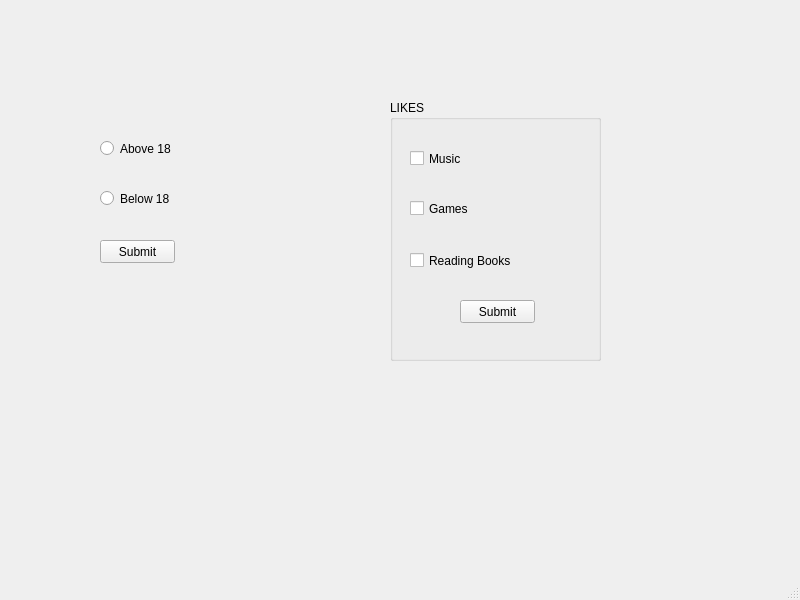
<?xml version="1.0" encoding="UTF-8"?>
<ui version="4.0">
 <class>MainWindow</class>
 <widget class="QMainWindow" name="MainWindow">
  <property name="geometry">
   <rect>
    <x>0</x>
    <y>0</y>
    <width>800</width>
    <height>600</height>
   </rect>
  </property>
  <property name="windowTitle">
   <string>MainWindow</string>
  </property>
  <widget class="QWidget" name="centralwidget">
   <widget class="QRadioButton" name="radioButton_1">
    <property name="geometry">
     <rect>
      <x>100</x>
      <y>140</y>
      <width>82</width>
      <height>17</height>
     </rect>
    </property>
    <property name="text">
     <string>Above 18</string>
    </property>
   </widget>
   <widget class="QRadioButton" name="radioButton_2">
    <property name="geometry">
     <rect>
      <x>100</x>
      <y>190</y>
      <width>82</width>
      <height>17</height>
     </rect>
    </property>
    <property name="text">
     <string>Below 18</string>
    </property>
   </widget>
   <widget class="QPushButton" name="pushButton_1">
    <property name="geometry">
     <rect>
      <x>100</x>
      <y>240</y>
      <width>75</width>
      <height>23</height>
     </rect>
    </property>
    <property name="text">
     <string>Submit</string>
    </property>
   </widget>
   <widget class="QGroupBox" name="groupBox_2">
    <property name="geometry">
     <rect>
      <x>390</x>
      <y>100</y>
      <width>211</width>
      <height>261</height>
     </rect>
    </property>
    <property name="title">
     <string>LIKES</string>
    </property>
    <widget class="QCheckBox" name="checkBox_1">
     <property name="geometry">
      <rect>
       <x>20</x>
       <y>50</y>
       <width>70</width>
       <height>17</height>
      </rect>
     </property>
     <property name="text">
      <string>Music</string>
     </property>
    </widget>
    <widget class="QCheckBox" name="checkBox_2">
     <property name="geometry">
      <rect>
       <x>20</x>
       <y>100</y>
       <width>70</width>
       <height>17</height>
      </rect>
     </property>
     <property name="text">
      <string>Games</string>
     </property>
    </widget>
    <widget class="QCheckBox" name="checkBox_3">
     <property name="geometry">
      <rect>
       <x>20</x>
       <y>150</y>
       <width>101</width>
       <height>21</height>
      </rect>
     </property>
     <property name="text">
      <string>Reading Books</string>
     </property>
    </widget>
    <widget class="QPushButton" name="pushButton_2">
     <property name="geometry">
      <rect>
       <x>70</x>
       <y>200</y>
       <width>75</width>
       <height>23</height>
      </rect>
     </property>
     <property name="text">
      <string>Submit</string>
     </property>
    </widget>
   </widget>
  </widget>
  <widget class="QMenuBar" name="menubar">
   <property name="geometry">
    <rect>
     <x>0</x>
     <y>0</y>
     <width>800</width>
     <height>21</height>
    </rect>
   </property>
  </widget>
  <widget class="QStatusBar" name="statusbar"/>
 </widget>
 <resources/>
 <connections/>
</ui>
